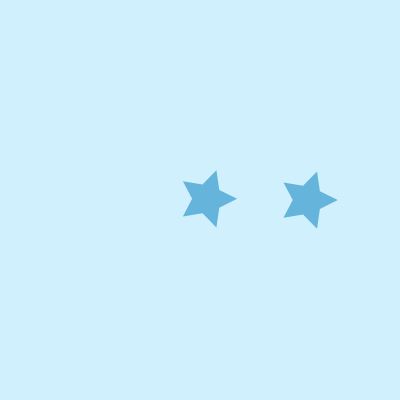
Frame 1 (no input)
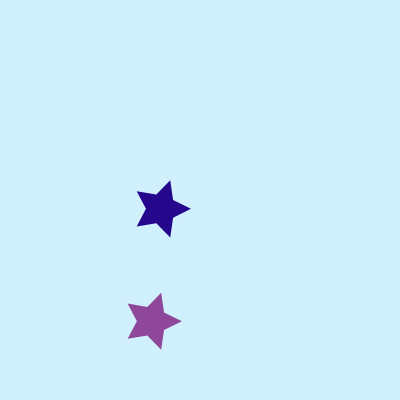
Frame 60 (no input)
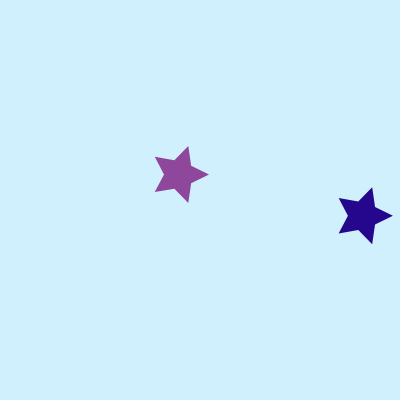
Frame 120 (the mouse pressed at the canvas centre since frame 60)

The p5.js sketch that drew these frames (run headless with seeded random() and noise() and a simulated clock; from frame 60 on, the mouse is pressed at the canvas centre):

// p5.js sketch
// ── sketch.js
/*
  Colliding Stars – my version with stars instead of circles.
  I kept the logic similar to the original, just cleaned up the structure and naming.
*/

// Config Vars =====
const CANVAS_WIDTH = 400;
const CANVAS_HEIGHT = 400;
const STAR_OUTER_RADIUS = 30;
const STAR_POINTS = 5;

let starSprites = [];

function setup() {
  createCanvas(CANVAS_WIDTH, CANVAS_HEIGHT);

  // Init 2 stars
  starSprites.push(new StarSprite(200, 200, STAR_OUTER_RADIUS));
  starSprites.push(new StarSprite(300, 200, STAR_OUTER_RADIUS));
}

function draw() {
  background("#CFF0FC");

  for (let i = 0; i < starSprites.length; i++) {
    const star = starSprites[i];
    star.update();
    star.render();
  }

  // Check for collision
  for (let i = 0; i < starSprites.length; i++) {
    for (let j = i + 1; j < starSprites.length; j++) {
      starSprites[i].handleCollision(starSprites[j]);
    }
  }
}

// Draw star at given coordinate
function drawStar(cx, cy, innerRadius, outerRadius, points) {
  const angle = TWO_PI / points;
  const halfAngle = angle / 2;

  beginShape();
  for (let a = 0; a < TWO_PI; a += angle) {
    // outer point
    let sx = cx + cos(a) * outerRadius;
    let sy = cy + sin(a) * outerRadius;
    vertex(sx, sy);

    // inner point
    sx = cx + cos(a + halfAngle) * innerRadius;
    sy = cy + sin(a + halfAngle) * innerRadius;
    vertex(sx, sy);
  }
  endShape(CLOSE);
}

class StarSprite {
  constructor(x, y, outerRadius) {

    this.position = createVector(x, y);
    this.velocity = this.createRandomVelocity();

    this.outerRadius = outerRadius;
    this.innerRadius = outerRadius * 0.5; 


    this.fillColor = color(100, 180, 220);
  }

  // Randomize star speed
  createRandomVelocity() {
    const vx = random(-5, 12);
    const vy = random(-3, 6);
    return createVector(vx, vy);
  }

  // Move the star per frame
  update() {
    this.position.add(this.velocity);
    this.checkEdges();
  }

  render() {
    noStroke();
    fill(this.fillColor);
    drawStar(this.position.x, this.position.y, this.innerRadius, this.outerRadius, STAR_POINTS);
  }

  // Flip velocity and keep position const
  checkEdges() {
    // left / right
    if (this.position.x - this.outerRadius < 0 || this.position.x + this.outerRadius > width) {
      this.velocity.x *= -1;
      this.position.x = constrain(this.position.x, this.outerRadius, width - this.outerRadius);
    }

    // top / bottom
    if (this.position.y - this.outerRadius < 0 || this.position.y + this.outerRadius > height) {
      this.velocity.y *= -1;
      this.position.y = constrain(this.position.y, this.outerRadius, height - this.outerRadius);
    }
  }

  // Change colour upon collision
  handleCollision(otherStar) {
    const distanceBetweenCenters = dist(
      this.position.x,
      this.position.y,
      otherStar.position.x,
      otherStar.position.y
    );

    const combinedRadius = this.outerRadius + otherStar.outerRadius;

    if (distanceBetweenCenters < combinedRadius) {
      // I randomise the colours so each collision feels different.
      this.fillColor = color(random(255), random(255), random(255));
      otherStar.fillColor = color(random(255), random(255), random(255));

      this.velocity.mult(-1);
      otherStar.velocity.mult(-1);

      this.velocity = this.createRandomVelocity();

      // Prevent stickiness
      this.separateFrom(otherStar);
    }
  }

  separateFrom(otherStar) {
    const direction = p5.Vector.sub(this.position, otherStar.position);
    const distance = direction.mag() || 0.0001; // I avoid dividing by zero here.
    const overlap = (this.outerRadius + otherStar.outerRadius) - distance;

    if (overlap > 0) {
      direction.normalize();
      const offset = overlap / 2;

      this.position.add(p5.Vector.mult(direction, offset));
      otherStar.position.sub(p5.Vector.mult(direction, offset));
    }
  }
}
